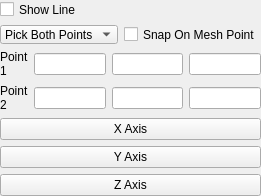
<ui version="4.0" >
 <class>qtLineWidget</class>
 <widget class="QWidget" name="qtLineWidget" >
  <property name="geometry" >
   <rect>
    <x>0</x>
    <y>0</y>
    <width>232</width>
    <height>196</height>
   </rect>
  </property>
  <property name="windowTitle" >
   <string>Form</string>
  </property>
  <layout class="QVBoxLayout" >
   <property name="spacing" >
    <number>6</number>
   </property>
   <property name="leftMargin" >
    <number>0</number>
   </property>
   <property name="topMargin" >
    <number>0</number>
   </property>
   <property name="rightMargin" >
    <number>0</number>
   </property>
   <property name="bottomMargin" >
    <number>0</number>
   </property>
   <item>
    <layout class="QGridLayout" >
     <property name="leftMargin" >
      <number>0</number>
     </property>
     <property name="topMargin" >
      <number>0</number>
     </property>
     <property name="rightMargin" >
      <number>0</number>
     </property>
     <property name="bottomMargin" >
      <number>0</number>
     </property>
     <property name="horizontalSpacing" >
      <number>6</number>
     </property>
     <property name="verticalSpacing" >
      <number>6</number>
     </property>
     <item row="0" column="0" >
      <widget class="QCheckBox" name="visible" >
       <property name="text" >
        <string>Show Line</string>
       </property>
      </widget>
     </item>
     <item row="1" column="1" >
      <widget class="QCheckBox" name="pickMeshPoint" >
       <property name="text" >
        <string>Snap On Mesh Point</string>
       </property>
       <property name="toolTip">
         <string>If checked, picked points using 'P' will be snapped on mesh points</string>
       </property>
      </widget>
     </item>
     <item row="1" column="0" >
      <widget class="QComboBox" name="pickPoint">
       <item>
         <property name="text" >
          <string>Pick Both Points</string>
         </property>
       </item>
       <item>
         <property name="text" >
          <string>Pick Point 1</string>
         </property>
       </item>
       <item>
         <property name="text" >
          <string>Pick Point 2</string>
         </property>
       </item>
       <property name="toolTip">
         <string>Allow to choose wich point to pick, for easier replacing</string>
       </property>
      </widget>
     </item>
    </layout>
   </item>
   <item>
    <layout class="QGridLayout" >
     <property name="leftMargin" >
      <number>0</number>
     </property>
     <property name="topMargin" >
      <number>0</number>
     </property>
     <property name="rightMargin" >
      <number>0</number>
     </property>
     <property name="bottomMargin" >
      <number>0</number>
     </property>
     <property name="horizontalSpacing" >
      <number>6</number>
     </property>
     <property name="verticalSpacing" >
      <number>6</number>
     </property>
     <item row="0" column="0" >
      <widget class="QLabel" name="labelPoint1" >
       <property name="text" >
        <string>Point 1</string>
       </property>
       <property name="wordWrap" >
        <bool>true</bool>
       </property>
      </widget>
     </item>
     <item row="0" column="3" >
      <widget class="pqLineEdit" name="point1Z" />
     </item>
     <item row="0" column="2" >
      <widget class="pqLineEdit" name="point1Y" />
     </item>
     <item row="0" column="1" >
      <widget class="pqLineEdit" name="point1X" />
     </item>
    </layout>
   </item>
   <item>
    <layout class="QHBoxLayout" >
     <property name="spacing" >
      <number>6</number>
     </property>
     <property name="leftMargin" >
      <number>0</number>
     </property>
     <property name="topMargin" >
      <number>0</number>
     </property>
     <property name="rightMargin" >
      <number>0</number>
     </property>
     <property name="bottomMargin" >
      <number>0</number>
     </property>
     <item>
      <widget class="QLabel" name="labelPoint2" >
       <property name="text" >
        <string>Point 2</string>
       </property>
       <property name="wordWrap" >
        <bool>true</bool>
       </property>
      </widget>
     </item>
     <item>
      <widget class="pqLineEdit" name="point2X" />
     </item>
     <item>
      <widget class="pqLineEdit" name="point2Y" />
     </item>
     <item>
      <widget class="pqLineEdit" name="point2Z" />
     </item>
    </layout>
   </item>
   <item>
    <widget class="QPushButton" name="xAxis" >
     <property name="text" >
      <string>X Axis</string>
     </property>
    </widget>
   </item>
   <item>
    <widget class="QPushButton" name="yAxis" >
     <property name="text" >
      <string>Y Axis</string>
     </property>
    </widget>
   </item>
   <item>
    <widget class="QPushButton" name="zAxis" >
     <property name="text" >
      <string>Z Axis</string>
     </property>
    </widget>
   </item>
  </layout>
 </widget>
 <customwidgets>
  <customwidget>
   <class>pqLineEdit</class>
   <extends>QLineEdit</extends>
   <header>pqLineEdit.h</header>
  </customwidget>
 </customwidgets>
 <tabstops>
  <tabstop>visible</tabstop>
  <tabstop>point1X</tabstop>
  <tabstop>point1Y</tabstop>
  <tabstop>point1Z</tabstop>
  <tabstop>point2X</tabstop>
  <tabstop>point2Y</tabstop>
  <tabstop>point2Z</tabstop>
 </tabstops>
 <resources/>
 <connections/>
</ui>
